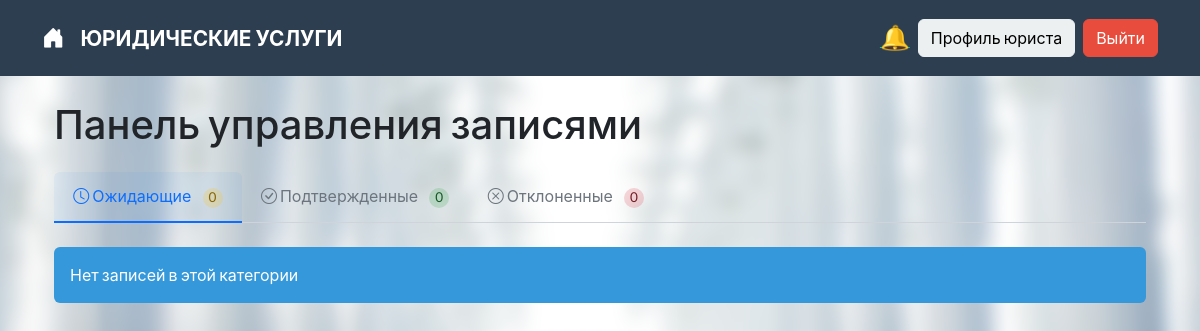
The page /appointments/lawyer_dashboard/ (signed in) on the database as committed earlier.
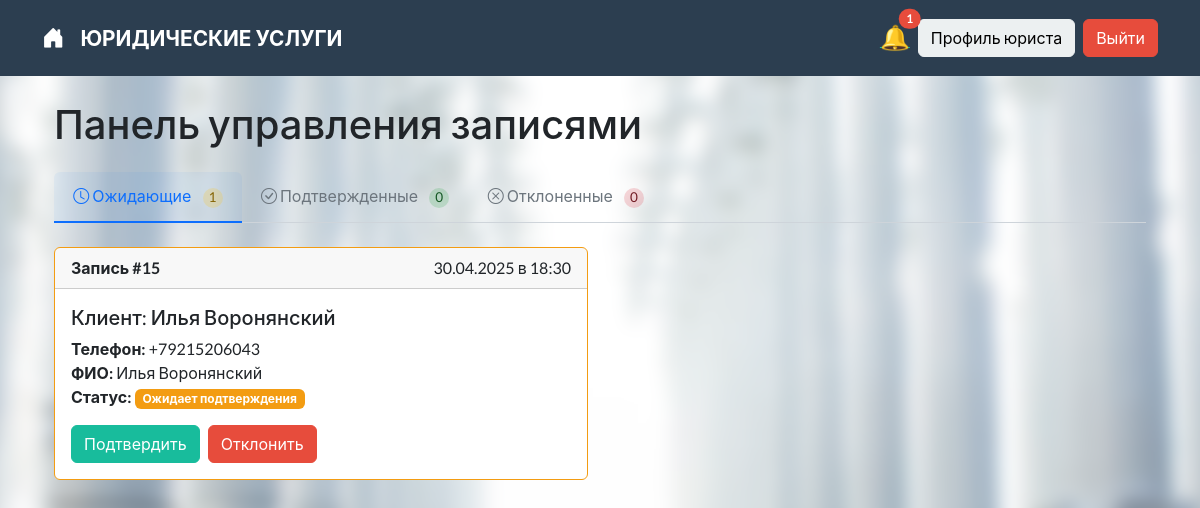
The same page on the database as committed later.
### appointments/models.py (models this page shows, shortened)
class Appointment(models.Model):
    STATUS_CHOICES = [
        ('Pending', 'Ожидает подтверждения'),
        ('Approved', 'Подтверждено'),
        ('Rejected', 'Отклонено'),
    ]
    client = models.ForeignKey(
        settings.AUTH_USER_MODEL,
        on_delete=models.CASCADE,
        related_name='client_appointments',
        verbose_name="Клиент"
    )
    lawyer = models.ForeignKey(
        settings.AUTH_USER_MODEL,
        on_delete=models.CASCADE,
        related_name='lawyer_appointments',
        verbose_name="Юрист"
    )
    date = models.DateTimeField(
        "Дата и время",
        help_text="Дата и время записи"
    )
    status = models.CharField(
        "Статус",
        max_length=10,
        choices=STATUS_CHOICES,
        default='Pending'
    )
    created_at = models.DateTimeField(
        "Создано",
        auto_now_add=True
    )
    updated_at = models.DateTimeField(
        "Обновлено",
        auto_now=True
    )
    class Meta:
        verbose_name = "Запись"
        verbose_name_plural = "Записи"
        ordering = ['-date']
        constraints = [
            models.UniqueConstraint(
                fields=['lawyer', 'date'],
                name='unique_appointment'
            )
        ]
    def get_status_display(self):
        return dict(self.STATUS_CHOICES)[self.status]

### accounts/models.py (models this page shows, shortened)
class CustomUser(AbstractUser):
    username = None
    email = models.EmailField(
        "Email",
        unique=True,
        validators=[
            RegexValidator(
                regex=r'^[\w.%+-]+@[A-Za-z0-9.-]+\.[A-Za-z]{2,}$',
                message="Некорректный формат email"
            )
        ]
    )
    full_name = models.CharField("ФИО", max_length=150)
    phone = models.CharField(
        "Телефон",
        max_length=20,
        unique=True,
        validators=[
            RegexValidator(
                regex=r'^\+?7?\d{10}$',
                message="Телефон должен быть в формате +7XXXXXXXXXX"
            )
        ]
    )
    groups = models.ManyToManyField(
        Group,
        blank=True,
        help_text='The groups this user belongs to. A user will get all permissions granted to each of their groups.',
        verbose_name='groups'
    )
    user_permissions = models.ManyToManyField(
        Permission,
        blank=True,
        help_text='Specific permissions for this user.',
        verbose_name='user permissions'
    )
    USERNAME_FIELD = 'email'
    REQUIRED_FIELDS = ['full_name', 'phone']
    objects = CustomUserManager()

### appointments/views.py (the view)
# urls.py: path('lawyer_dashboard/', views.lawyer_dashboard, name='lawyer_dashboard'),
@login_required
def lawyer_dashboard(request):
    if not request.user.is_staff:
        messages.error(request, "Доступ запрещен. Вы не являетесь юристом.")
        return redirect('home')
    status = request.GET.get('status', 'pending')
    status_map = {
        'pending': 'Pending',
        'approved': 'Approved',
        'rejected': 'Rejected'
    }
    base_appointments = Appointment.objects.select_related('client', 'client__lawyerprofile').filter(lawyer=request.user)
    pending_count = base_appointments.filter(status='Pending').count()
    approved_count = base_appointments.filter(status='Approved').count()
    rejected_count = base_appointments.filter(status='Rejected').count()
    current_status = status_map.get(status, 'pending')
    appointments = base_appointments.filter(status=current_status).order_by('-date')
    context = {
        'appointments': appointments,
        'status': status,
        'pending_count': pending_count,
        'approved_count': approved_count,
        'rejected_count': rejected_count,
    }
    return render(request, 'appointments/lawyer_dashboard.html', context)

### context_processors.py (called while the page is built)
def lawyer_notifications(request):
    from appointments.models import Appointment  # avoid circular imports
    if request.user.is_authenticated and hasattr(request.user, 'lawyerprofile'):
        count = Appointment.objects.filter(lawyer=request.user, status="Pending").count()
        return {'pending_appointments_count': count}
    return {}

### templates/appointments/lawyer_dashboard.html (shortened to what this page needs)
{% extends 'base.html' %}
{% block content %}
<div class="container mt-4">
    <h2 class="mb-4">Панель управления записями</h2>
    <ul class="nav nav-tabs mb-4">
        <li class="nav-item">
            <a class="nav-link {% if status == 'pending' %}active{% endif %}" href="?status=pending">
                <i class="bi bi-clock"></i> Ожидающие
                <span class="status-count pending">{{ pending_count }}</span>
            </a>
        </li>
        <li class="nav-item">
            <a class="nav-link {% if status == 'approved' %}active{% endif %}" href="?status=approved">
                <i class="bi bi-check-circle"></i> Подтвержденные
                <span class="status-count approved">{{ approved_count }}</span>
            </a>
        </li>
        <li class="nav-item">
            <a class="nav-link {% if status == 'rejected' %}active{% endif %}" href="?status=rejected">
                <i class="bi bi-x-circle"></i> Отклоненные
                <span class="status-count rejected">{{ rejected_count }}</span>
            </a>
        </li>
    </ul>
    <div class="row">
        {% for appointment in appointments %}
        <div class="col-md-6 mb-4">
            <div class="card {% if appointment.status == 'Pending' %}border-warning{% elif appointment.status == 'Approved' %}border-success{% else %}border-danger{% endif %}">
                <div class="card-header">
                    <strong>Запись #{{ appointment.id }}</strong>
                    <span class="float-end">
                        {{ appointment.date|date:"d.m.Y" }} в {{ appointment.date|date:"H:i" }}
                    </span>
                </div>
                <div class="card-body">
                    <h5 class="card-title">Клиент: {{ appointment.client.full_name }}</h5>
                    <p class="card-text">
                        <strong>Телефон:</strong> {{ appointment.client.phone|default:"Не указан" }}<br>
                        <strong>ФИО:</strong> {{ appointment.client.full_name|default:"Не указано" }}<br>
                        <strong>Статус:</strong>
                        <span class="badge {% if appointment.status == 'Pending' %}bg-warning{% elif appointment.status == 'Approved' %}bg-success{% else %}bg-danger{% endif %}">
                            {{ appointment.get_status_display }}
                        </span>
                    </p>
                    {% if appointment.status == 'Pending' %}
                    <div class="btn-group">
                        <form method="post" action="{% url 'appointments:update_status' appointment.id %}" class="d-inline">
                            <button type="submit" class="btn btn-success me-2">Подтвердить</button>
                        </form>
                        <form method="post" action="{% url 'appointments:update_status' appointment.id %}" class="d-inline">
                            <button type="submit" class="btn btn-danger">Отклонить</button>
                        </form>
                    </div>
                    {% elif appointment.status == 'Approved' %}
                    <form method="post" action="{% url 'appointments:update_status' appointment.id %}" class="d-inline">
                        {% csrf_token %}
                        <input type="hidden" name="status" value="Rejected">
                        <button type="submit" class="btn btn-warning">Отменить запись</button>
                    </form>
                    {% endif %}
                </div>
            </div>
        </div>
        {% empty %}
        <div class="col-12">
            <div class="alert alert-info">
                Нет записей в этой категории
            </div>
        </div>
        {% endfor %}
    </div>
</div>
{% endblock %}

Rows that differ between the two databases and show on the page:
added Appointment: id "15", date "30.04.2025", date "18:30", client.full_name "Илья Воронянский", client.phone "+79215206043", status "Ожидает подтверждения", shows "Подтвердить"
Other text that changed with them:
{{ pending_appointments_count }}: (not shown) → "1"
{{ pending_count }}: "0" → "1"
text no longer shown: "Нет записей в этой категории"
